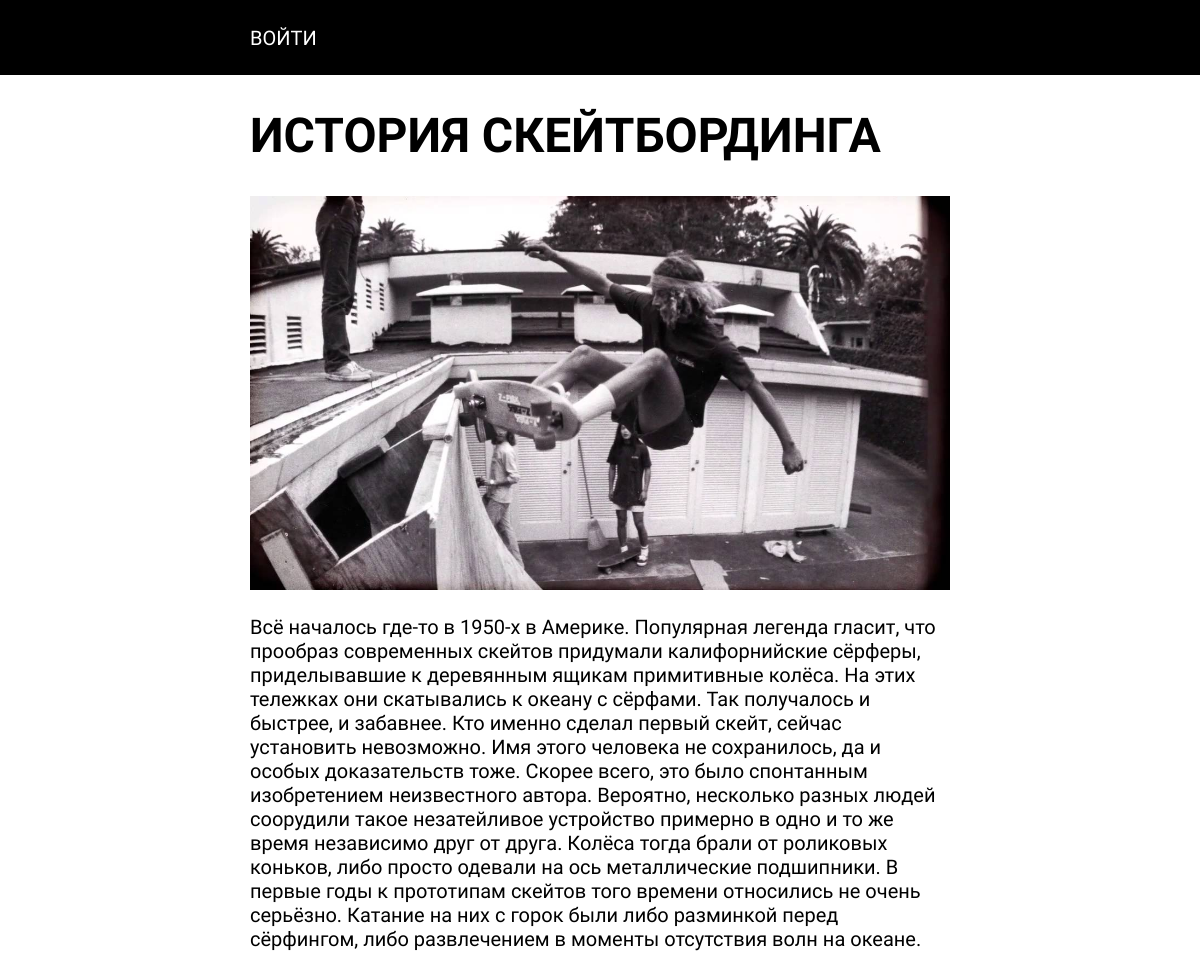
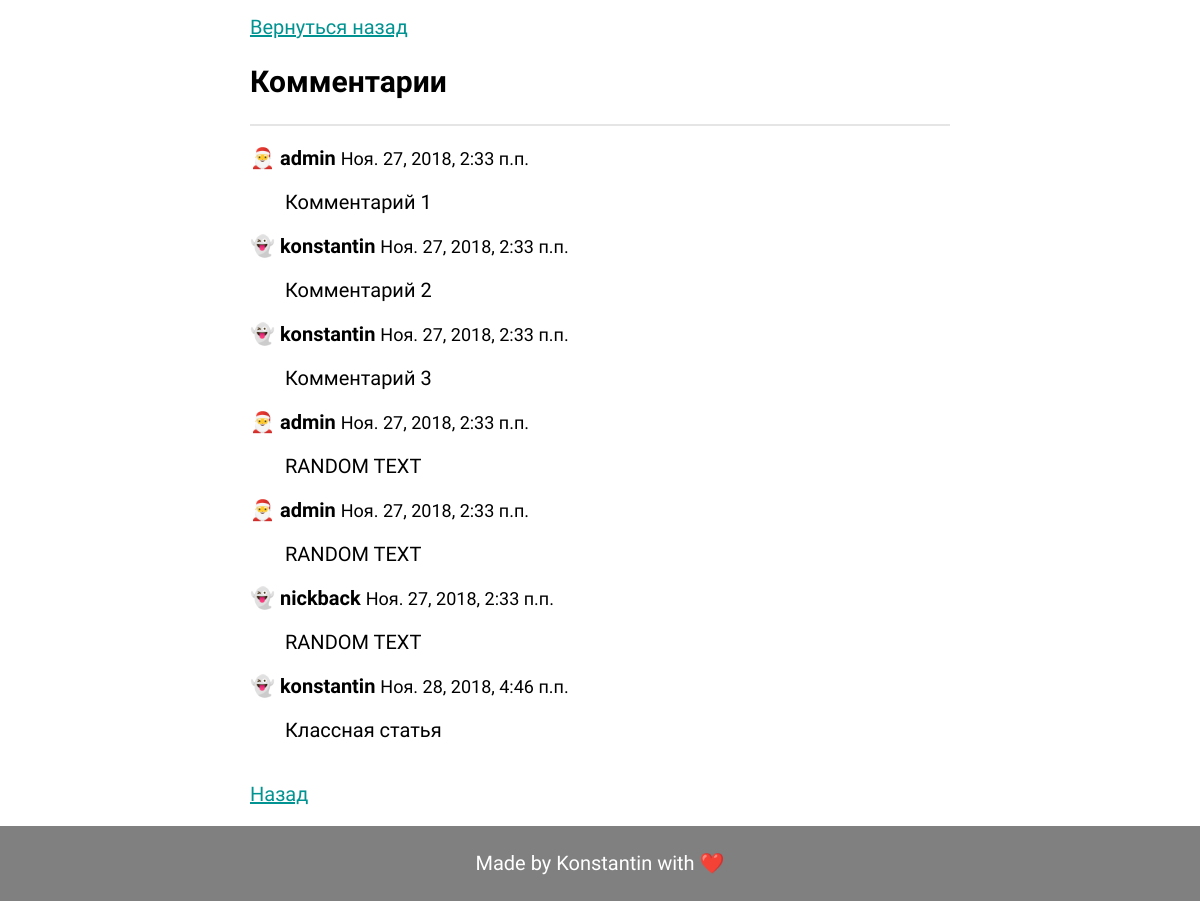
Page /blog/article/3 on the committed database (2 pictures, top to bottom).
### article/models.py (models this page shows, shortened)
class Article(models.Model):
    article_title = models.CharField('Заголовок',max_length=200,help_text='Введите заголовок статьи')
    article_text = models.TextField('Текст статьи',help_text='Введите текст статьи')
    article_date = models.DateTimeField('Дата')
    article_likes = models.IntegerField('Количество лайков',default=0)
    article_image = models.ImageField('Картинка', upload_to='articleimages', blank=True, null=True)
    class Meta():
        db_table = 'article'
        verbose_name = 'Статья'
        verbose_name_plural = 'Статьи'

class Comments(models.Model):
    article = models.ForeignKey(Article, on_delete=models.CASCADE)
    comments_date = models.DateTimeField(default=timezone.now)
    comments_from = models.ForeignKey(User, on_delete=models.CASCADE)
    comments_text = models.TextField('Текст комментария')
    class Meta():
        db_table = 'comments'
        verbose_name = 'Комментарий'
        verbose_name_plural = 'Комментарии'

### article/views.py (the view)
# urls.py: url(r'^blog/article/(?P<article_id>\d+)$', views.article, name='article'),
def article(request, article_id, content_comment=None):
    single_article = Article.objects.filter(id=article_id)
    comments = Comments.objects.filter(article_id=article_id)
    form = CommentForm(request.POST)
    context = {
        'output': single_article,
        'comments': comments,
        'form': form,
        'user': auth.get_user(request),
        'username': auth.get_user(request).username
    }
    if content_comment:
        context.update(content_comment)
    return render(request, 'article/single_article.html', context)

### article/templates/article/single_article.html (shortened to what this page needs)
{% extends 'index.html' %}
{% block single_articles %}
{% for article in output %}
    <ul>
            <li>
                <h1 class="article-title">{{ article.article_title }}</h1>
                {% if article.article_image %}
                <img width="100%" src="{{ article.article_image.url }}" alt="Изображение">
                {% endif %}
                <p>
                    {{ article.article_text }}
                </p>
            </li>
            <li><a class="nav-link" href="{% url 'article:index'%}">Вернуться назад</a></li>
            <li class="comments-title"><h2>Комментарии</h2></li>
            {% if comments %}
            {% for comment in comments %}
            <li>
                <div class="comments-container">
                    <p><b> {% if comment.comments_from|slugify == 'admin' %} &#127877; {% else %} 👻 {% endif %} {{ comment.comments_from }}</b> <span class="comments-date">{{ comment.comments_date }}</span></p>
                    {% if change_comment and comment.id|slugify == comment_id %}
                        <p class="comments-text" style="display: none">{{ comment.comments_text }}</p>
                    {% else %}
                        <p class="comments-text">{{ comment.comments_text }}</p>
                    {% endif %}
                </div>
            </li>
            {% endfor %}
            {% else %}
                <p>Комментарии отсутствуют</p>
            {% endif %}
    </ul>
{% endfor %}
    <a class="nav-link single-link" href="{% url 'article:index' %}">Назад</a>
{% endblock %}

### static/css/style.css (style rules this page uses)
:root { --link-color: #009391; --link-hov-color: #10a7b2; }
html,body,main { height: 100%; width: 100%; }
body { margin: 0px; padding: 0px; font-size: 20px; font-family: 'Jura', sans-serif; }
ul { list-style-type: none; margin: 0; padding: 0; }
a { color: #000; text-decoration: none; }
.nav-link { color: var(--link-color); text-decoration: underline; }
.article-title { text-transform: uppercase; }
.article-title, .main-header { font-size: 48px; font-weight: 600; cursor: pointer; }
.comments-title { border-bottom: 2px solid rgb(0,0,0,0.1); }
.comments-date { font-size: 18px; }
.comments-text { padding-left: 35px; }
.single-link { padding: 20px 0; }

### rows in the picture
Article: article_title "ИСТОРИЯ СКЕЙТБОРДИНГА", article_image (placeholder picture), article_text "Всё началось где-то в 1950-х в Америке. Популярная легенда гласит, что прообраз современных скейтов придумали калифорнийские сёрферы, приделывавшие к деревянным ящикам примитивные колёса. На этих тележках они скатывались к океану с сёрфами. Так получалось и быстрее, и забавнее. Кто именно сделал первый скейт, сейчас установить невозможно. Имя этого человека не сохранилось, да и особых доказательств тоже. Скорее всего, это было спонтанным изобретением неизвестного автора. Вероятно, несколько разных людей соорудили такое незатейливое устройство примерно в одно и то же время независимо друг от друга. Колёса тогда брали от роликовых коньков, либо просто одевали на ось металлические подшипники.…"
Comments: comments_from "admin", comments_date "Ноя. 27, 2018, 2:33 п.п.", comments_text "Комментарий 1"
Comments: comments_from "konstantin", comments_date "Ноя. 27, 2018, 2:33 п.п.", comments_text "Комментарий 2"
Comments: comments_from "konstantin", comments_date "Ноя. 27, 2018, 2:33 п.п.", comments_text "Комментарий 3"
Comments: comments_from "admin", comments_date "Ноя. 27, 2018, 2:33 п.п.", comments_text "RANDOM TEXT"
Comments: comments_from "admin", comments_date "Ноя. 27, 2018, 2:33 п.п.", comments_text "RANDOM TEXT"
Comments: comments_from "nickback", comments_date "Ноя. 27, 2018, 2:33 п.п.", comments_text "RANDOM TEXT"
Comments: comments_from "konstantin", comments_date "Ноя. 28, 2018, 4:46 п.п.", comments_text "Классная статья"
